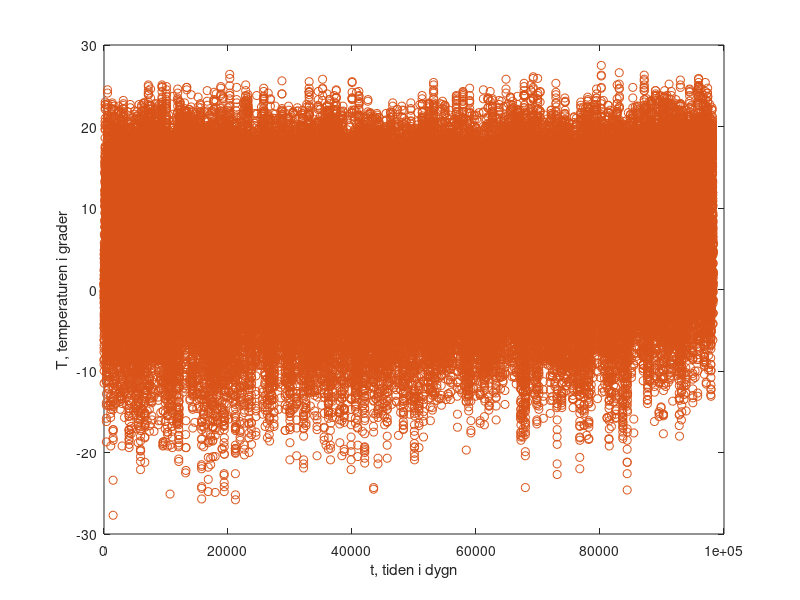
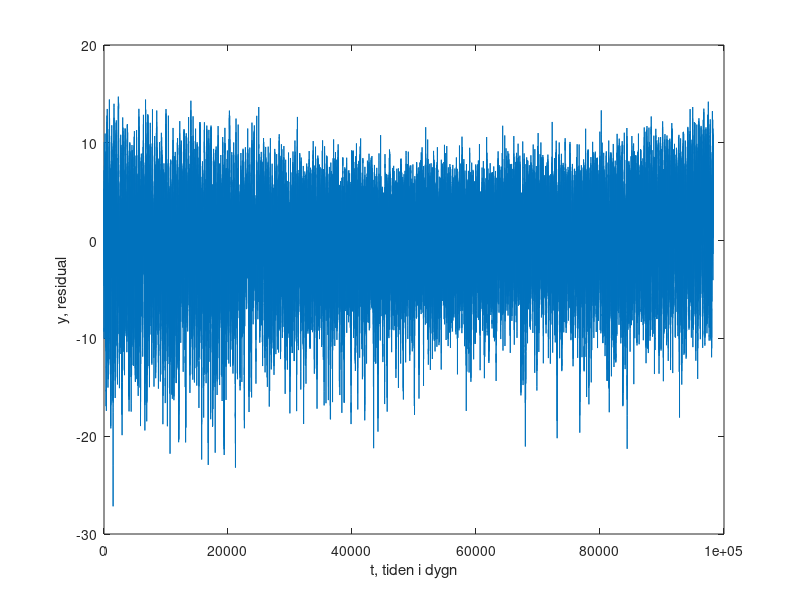
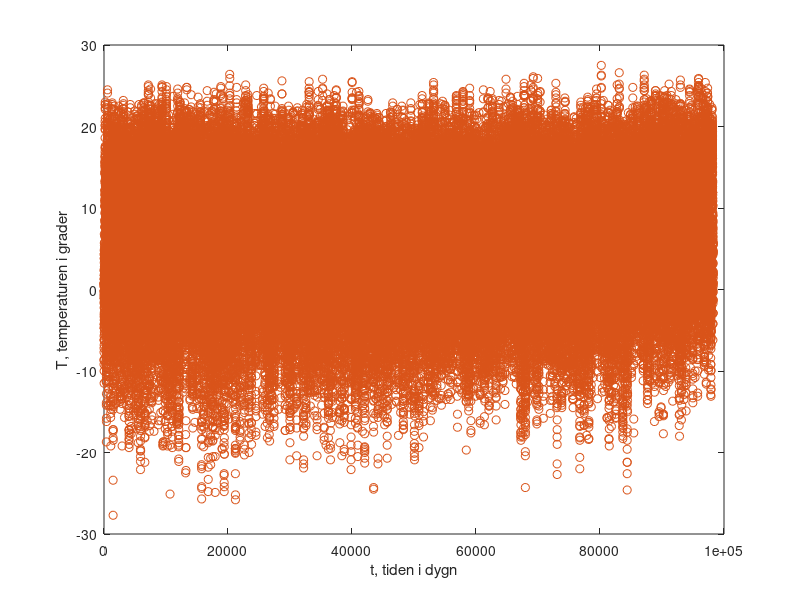
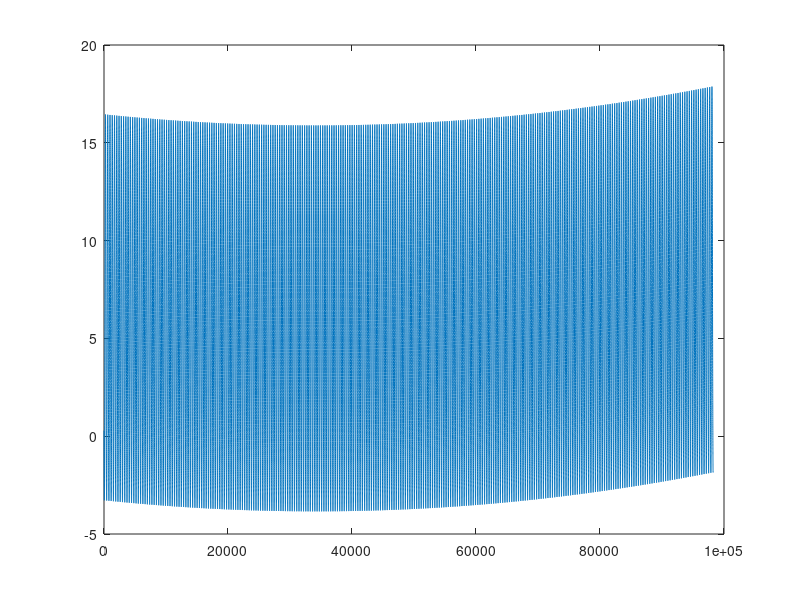

Reproduce these figures in MATLAB, in order.
load STHLMTEMP.mat

% -----------------
% UPPGIFT 1a
% värde av k
k = 2*pi/365;

% anonym funktion T(t)
T = @(c, t) c(1) + c(2)*sin(k*t) + c(3)*cos(k*t) + c(4)*sin(2*k*t) + c(5)*cos(2*k*t);

% t = tiden från dag 1 till dag 98251
% Tdm = b -> temp i grader
t = (1:98251)';
A = [ones(size(t)) sin(k*t) cos(k*t) sin(2*k*t) cos(2*k*t)];

% \ löser med A' automatiskt
c = A\Tdm;

% printa ut resultat
disp("Koefficientvärden c: ")
fprintf("c0: %d\n", c(1));
fprintf("c1: %d\n", c(2));
fprintf("c2: %d\n", c(3));
fprintf("c3: %d\n", c(4));
fprintf("c4: %d\n", c(5));

% plotta datan i figur 1
figure(1);
x = linspace(1, 98251, 98251);
p = T(c, x);
plot(x, p), hold on
plot(x, Tdm, 'o')
xlabel('t, tiden i dygn')
ylabel('T, temperaturen i grader')

% -----------------
% UPPGIFT 1b
% residualvektor
r = Tdm - (p)';

% plotta residual mot tid i figur 2
figure(2);
plot(x, r)
xlabel('t, tiden i dygn')
ylabel('y, residual')

% minstakvadratsumma
s = sum(r.^2);
fprintf("\nMinstakvadratsumman: %d\n\n", s);

% -----------------
% UPPGIFT 1c
new_T = @(a, t) a(1) + a(2)*t + a(3)*t.^2 + a(4)*sin(k*t) + a(5)*cos(k*t) + a(6)*sin(2*k*t) + a(7)*cos(2*k*t);
new_A = [ones(size(t)) t t.^2 sin(k*t) cos(k*t) sin(2*k*t) cos(2*k*t)];

a = new_A\Tdm;

disp("Koefficientvärden a: ")
fprintf("a0: %d\n", a(1));
fprintf("a1: %d\n", a(2));
fprintf("a2: %d\n", a(3));
fprintf("a3: %d\n", a(4));
fprintf("a4: %d\n", a(5));
fprintf("a5: %d\n", a(6));
fprintf("a6: %d\n", a(7));

% plotta datan i figur 3
figure(3);
new_p = new_T(a, x);
plot(x, new_p), hold on
plot(x, Tdm, 'o')
xlabel('t, tiden i dygn')
ylabel('T, temperaturen i grader')

% -----------------
% UPPGIFT 1d
new_r = Tdm - (new_p)';
new_s = sum(new_r.^2);
fprintf("\nMinstakvadratsumman: %d\n", new_s);

% -----------------
% UPPGIFT 1e
figure(4);
plot(x, new_p)
